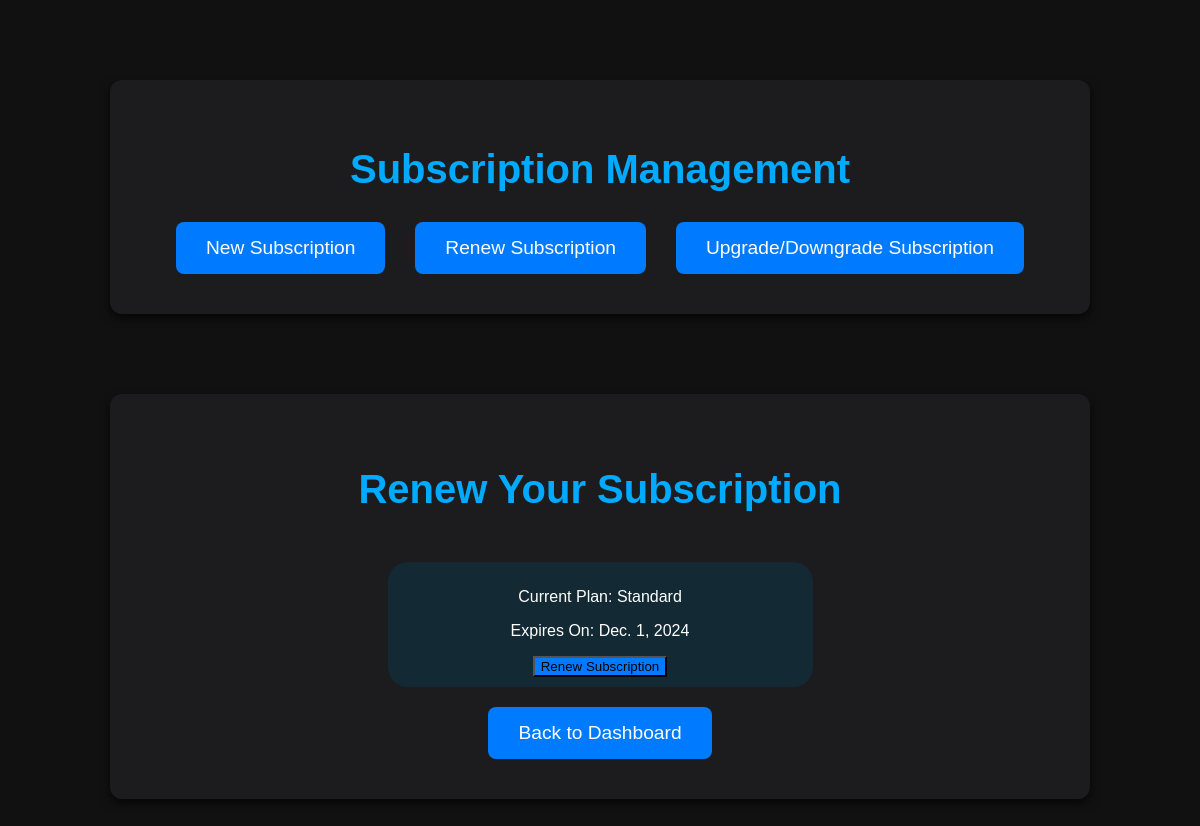
Page /renew_subscription/ (signed in) on the earlier database version.
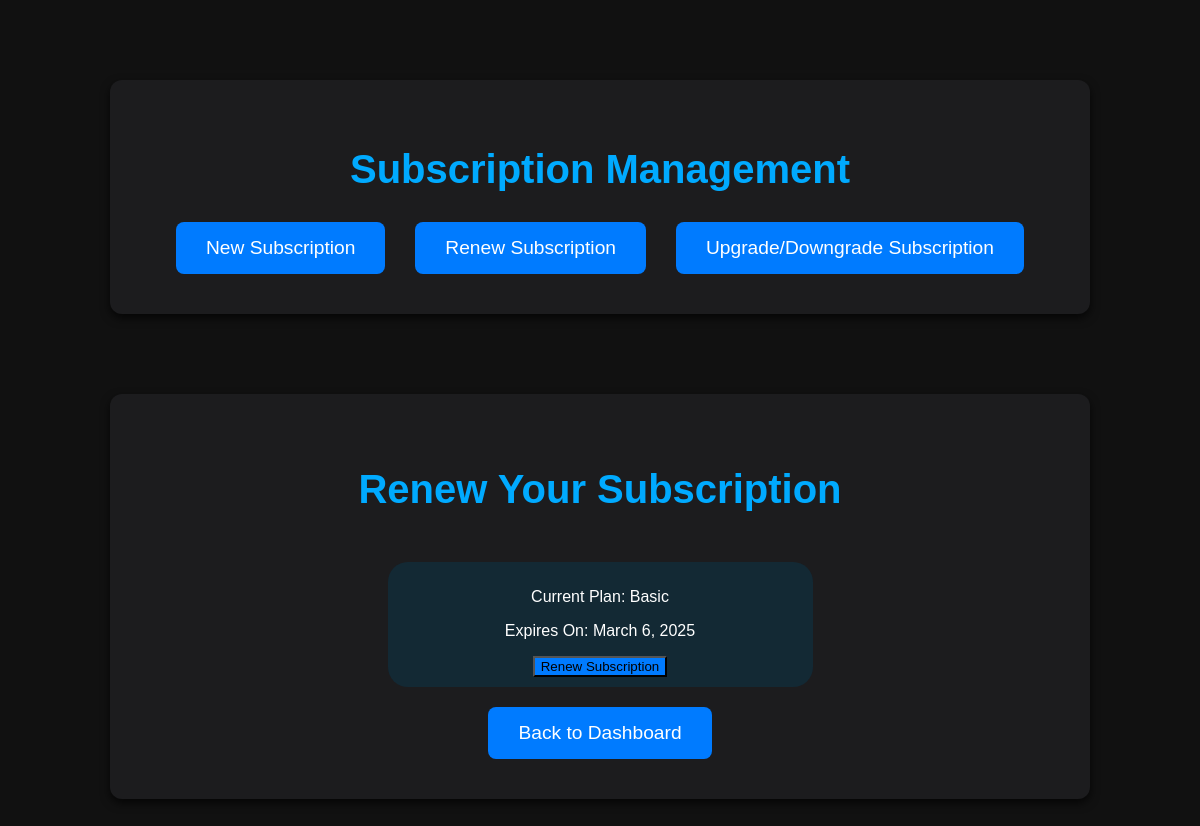
Same page on the later database version.
### ottapp/models.py (models this page shows, shortened)
class Subscription(models.Model):
    sub_id = models.AutoField(primary_key=True)
    plan_name = models.CharField(max_length=150)
    exp_date = models.DateField(editable=True)
    U_id = models.ForeignKey(OTT_user, on_delete = models.CASCADE)

### ottapp/views.py (the view, shortened to what this page needs)
# urls.py: path('renew_subscription/',views.renew_subscription, name='renew_subscription'),
def renew_subscription(request):
    try:
        user = request.user
        subscription = Subscription.objects.filter(U_id = user).first()
        if subscription:
            content = {
                'subscription':subscription
            }
        else:
            messages.error(request,"you have not subscribed any plan till now!!")
            return redirect('new_subscription')
    except Exception as e:
        print(e)
        messages.error(request, 'An error occurred while managing subscription. Please try again.')
    return render(request,'renew_subscription.html',content)

### templates/renew_subscription.html (shortened to what this page needs)
{% extends "subscription_base.html" %}
{% block content %}
<div class="subscription-container">
    <h2 class="subscription-title">Renew Your Subscription</h2>
    {% if subscription %}
    <div class = "plan-card">
    <p>Current Plan: {{ subscription.plan_name }}</p>
    <p>Expires On: {{ subscription.exp_date }}</p>
    <form method="POST" >
        <button type="submit" class="subscribe-btn">Renew Subscription</button>
    </form>
    {% else %}
    <p>You don't have an active subscription. <a href="{% url 'new_subscription' %}">Subscribe Now</a></p>
    {% endif %}
    </div>
    <div>
    <a href="{% url 'dashboard' %}"  class="back-to-dash">Back to Dashboard</a>
    </div>
</div>
{% endblock %}

### templates/subscription_base.html (shortened to what this page needs)
<!DOCTYPE html>
<html lang="en">
<head>
    {% load static %}
    <link rel="stylesheet" href="{% static 'style_subscription.css' %}">
</head>
<body>
    <div class="subscription-container">
        <h1 class="subscription-title">Subscription Management</h1>
        <div class="subscription-links">
            <a href="{% url 'new_subscription' %}" class="subscription-link">New Subscription</a>
            <a href="{% url 'renew_subscription' %}" class="subscription-link">Renew Subscription</a>
            <a href="{% url 'upgrade_downgrade_subscription' %}" class="subscription-link">Upgrade/Downgrade Subscription</a>
        </div>
    </div>
    <div class="subscription-content">
        {% block content %}{% endblock %}
    </div>
</body>
</html>

### static/style_subscription.css (style rules this page uses)
body { font-family: 'Arial', sans-serif; background-color: #111; color: #fff; margin: 0; padding: 0; }
.subscription-container { max-width: 900px; margin: 80px auto; padding: 40px; background-color: #1c1c1e; border-radius: 12px; box-shadow: 0 4px 10px rgba(0, 0, 0, 0.7); text-align: center; }
.subscription-title { font-size: 2.5rem; margin-bottom: 30px; color: #00aaff; }
.subscription-links { display: flex; justify-content: center; gap: 30px; margin-top: 30px; }
.subscription-link { display: inline-block; background-color: #007bff; color: #fff; text-decoration: none; padding: 15px 30px; border-radius: 8px; font-size: 1.2rem; transition: background-color 0.3s, transform 0.3s; }
.plan-card { display: inline-block; width: 45%; margin: 20px; background-color: #0c34488c; border-radius: 20px; padding: 10px; }
.back-to-dash { display: inline-block; background-color: #007bff; color: #fff; text-decoration: none; padding: 15px 30px; margin-top: auto; border-radius: 8px; font-size: 1.2rem; transition: background-color 0.3s, transform 0.3s; }
.subscribe-btn { display: inline-block; background-color: #007bff; }

Differences in the rows shown:
removed Subscription: plan_name "Standard", exp_date "Dec. 1, 2024"
added Subscription: plan_name "Basic", exp_date "March 6, 2025"
